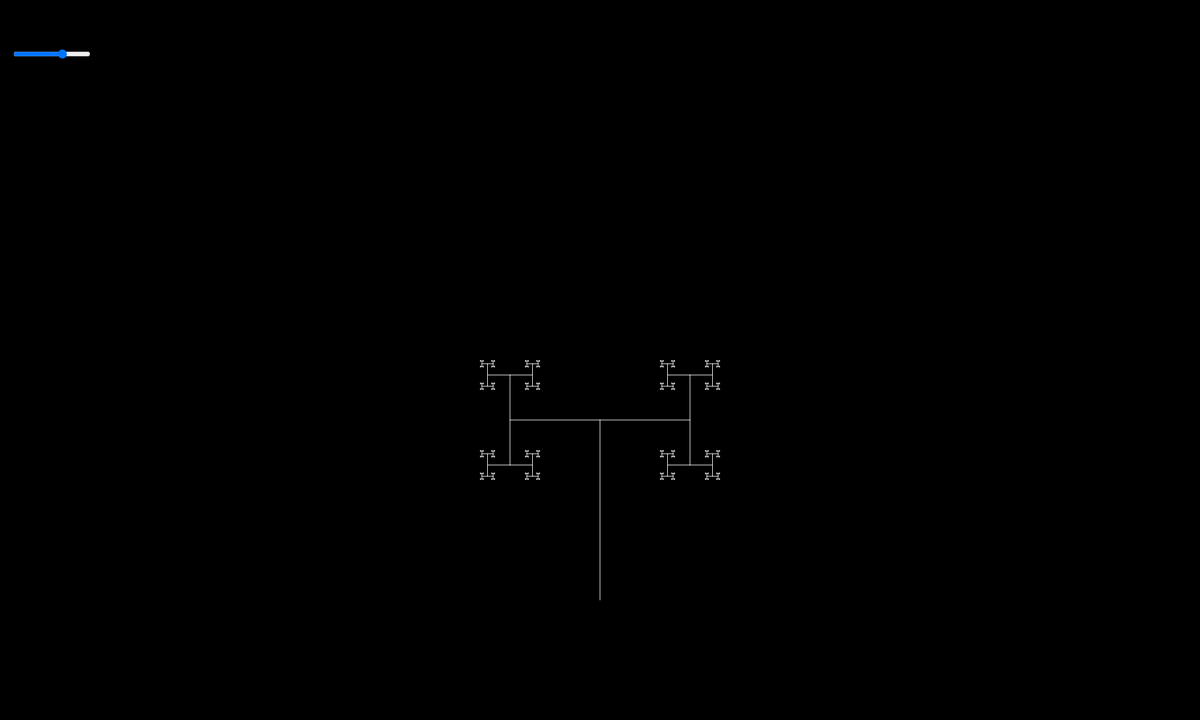
Frame 1 (no input)
Frame 60 (no input): identical to frame 1, image omitted
Frame 120 (the mouse pressed at the canvas centre since frame 60): identical to frame 1, image omitted

The p5.js sketch that drew this single still picture (run headless with seeded random() and noise() and a simulated clock; from frame 60 on, the mouse is pressed at the canvas centre):

// p5.js sketch
// ── sketch.js
let lenghtDecay;
let lengthDecaySlider;

let iterationMax;
let iterationMaxSlider;

let angles = [];

function setup(){
    createCanvas(2000, 1200);
    lengthDecaySlider = createSlider(0.1, 3, 2, 0.1);
    lengthDecaySlider.position(20, 80);
    iterationMaxSlider = createSlider(1, 16, 10, 1);

    angles = [PI/2, -PI/2];
}

function fractal_tree(x, y, length, angle, iteration){
    if ( length <= 1 || iteration >= iterationMax ){
        ;
    }
    else {
        let xNext = x + length * cos(angle);
        let yNext = y + length * sin(angle);

        line(x, y, xNext, yNext);

        for (let i = 0 ; i < angles.length ; i++){
            fractal_tree(xNext, yNext, length/lenghtDecay, angle + angles[i], iteration+1);
        }
    }
}

function draw(){
    background(0);
    translate(1000, 1000);

    let length = 300;

    lenghtDecay = lengthDecaySlider.value();
    iterationMax = iterationMaxSlider.value();

    stroke(255);
    fractal_tree(0, 0, length, -PI/2, 0);
}
